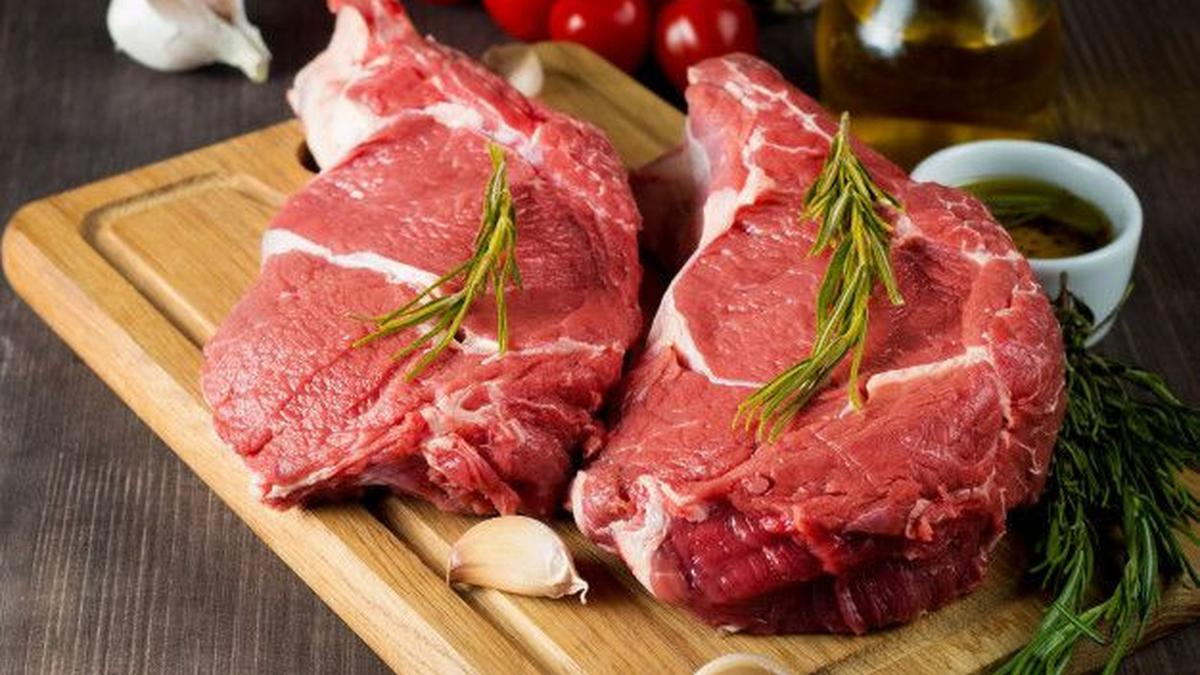
#> input picture 027517900_1589942784-Raw_Fresh_Meat_With_Rosemary.jpg, 1200 x 675 px
$ python -i app.py   (imports and definitions only)
#> lines starting #> are read from the running program, lines starting #| are printed output that depends on the picture; after the words box and inside, x2 and y2 are one past the last pixel; in counts of white or black regions, pixels touching at a corner belong together
from flask import Flask, render_template, request
import cv2
import numpy as np
import math
import base64
import os
from skimage.feature import local_binary_pattern
from skimage.filters import gabor_kernel
from scipy import ndimage as ndi

# Get the directory where this app.py is located
base_dir = os.path.dirname(os.path.abspath(__file__))

# Create Flask app with explicit template and static folders
# [6 lines not run here, left out]

# =========================
# GLCM FEATURE
# =========================

# [100 lines left out: functions compute_glcm_features, compute_lbp_feature, compute_gabor_features, compute_color_lab, not called in this run]

# =========================
# SHAPE FEATURE
# =========================

def compute_shape_features(gray):

    blur = cv2.GaussianBlur(gray,(5,5),0)

    _,thresh = cv2.threshold(
        blur,
        0,
        255,
        cv2.THRESH_BINARY+cv2.THRESH_OTSU
    )

    contours,_ = cv2.findContours(
        thresh,
        cv2.RETR_EXTERNAL,
        cv2.CHAIN_APPROX_SIMPLE
    )

    if not contours:
        return {
            "area":0,
            "perimeter":0,
            "compactness":0
        }

    contour = max(contours,key=cv2.contourArea)

    area = cv2.contourArea(contour)
    perimeter = cv2.arcLength(contour,True)

    compactness = 0

    if perimeter > 0:
        compactness = (
            4*math.pi*area
        )/(perimeter*perimeter)

    return {
        "area":int(area),
        "perimeter":int(perimeter),
        "compactness":round(compactness,3)
    }

# =========================
# CLASSIFICATION
# =========================

# [158 lines left out: functions classify_freshness, index, not called in this run]

# [1 line that did not run here, left out]

# [2 lines not run here, left out]

>>> import cv2
>>> picture = cv2.imread('027517900_1589942784-Raw_Fresh_Meat_With_Rosemary.jpg', cv2.IMREAD_GRAYSCALE)
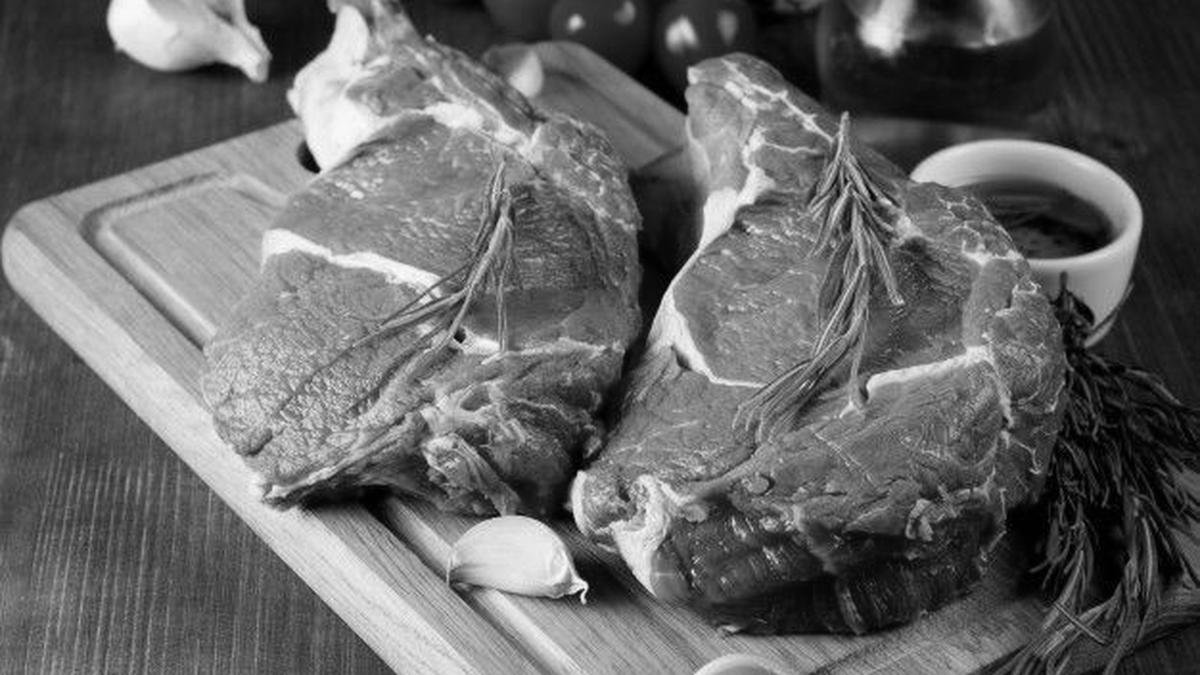
#> picture: shape (675, 1200); min 0, max 255, mean 103.3
>>> result = compute_shape_features(picture)
#> in compute_shape_features, `_,thresh = cv2.threshold( blur, 0, 255, cv2.THRESH_BINARY+cv2.THRESH_O..`:
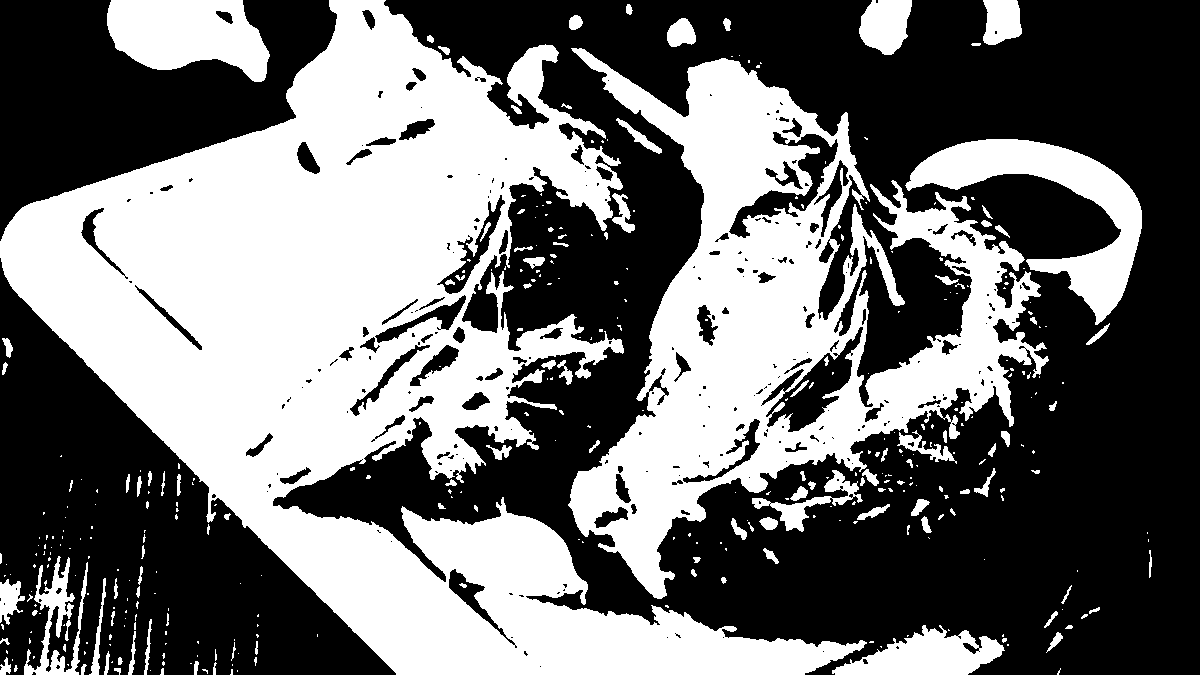
#> thresh: shape (675, 1200); 43.7% white; 378 white regions (260 under 20 px)
#> in compute_shape_features, `contours,_ = cv2.findContours( thresh, cv2.RETR_EXTERNAL, cv2.CHAIN_AP..`: contours = 361 contours, 281 with area under 20; largest, box (x1, y1, x2, y2) and area: (0, 0, 867, 675) 223724, (568, 48, 1049, 599) 101667, (905, 139, 1142, 325) 12640, (107, 0, 270, 82) 9348, (832, 625, 1005, 675) 4726
#> in compute_shape_features, `contour = max(contours,key=cv2.contourArea)`: contour = contour of 2701 points, box (x1, y1, x2, y2) (0, 0, 867, 675), area 223724
#> in compute_shape_features, `area = cv2.contourArea(contour)`: area = 223724.5
#> in compute_shape_features, `perimeter = cv2.arcLength(contour,True)`: perimeter = 6323.5
#> in compute_shape_features, `compactness = ( 4*math.pi*area )/(perimeter*perimeter)`: compactness = 0.0703
#> result = {'area': 223724, 'perimeter': 6323, 'compactness': 0.07}
